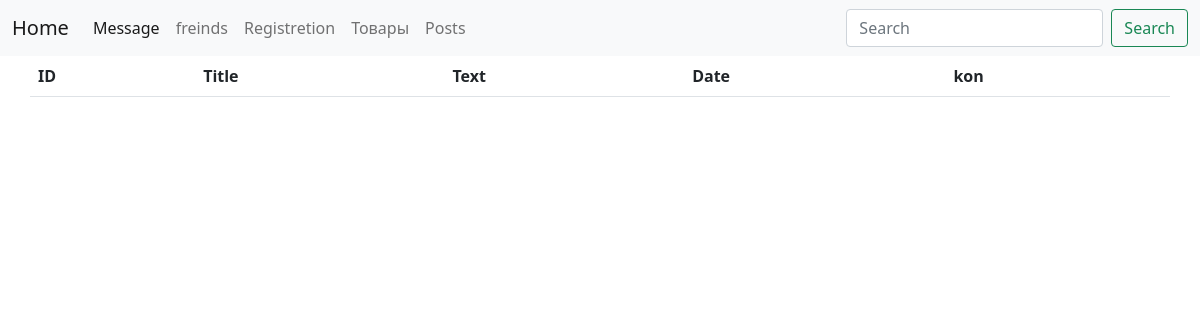
The page /advertisement/ on the database as committed earlier.
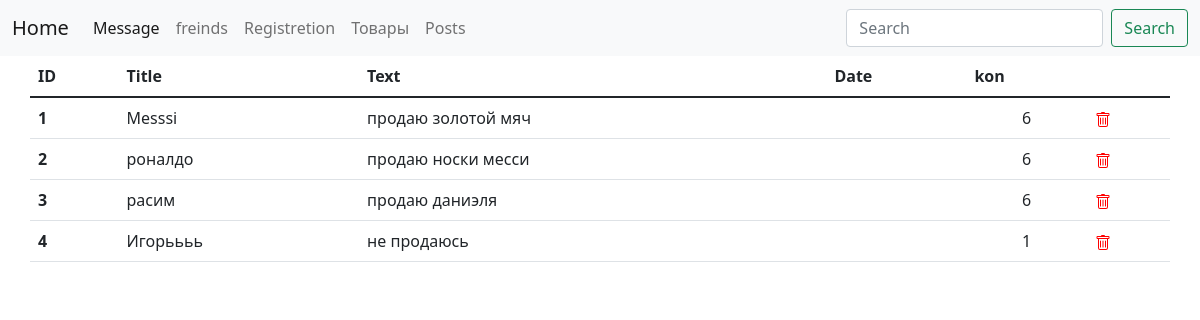
The same page on the database as committed later.
### posts/models.py (models this page shows, shortened)
class Advertisement(models.Model):
	title = models.CharField(max_length = 30)
	text = models.TextField()
	creation_date = models.DateField()
	view_num = models.IntegerField(default=6)

### posts/views.py (the view)
# urls.py: path('advertisement/', views.advertisement, name = 'advertisement'),
def advertisement(request):
	advertisement = Advertisement.objects.all()
	context = {
		'advertisement': advertisement
	}
	return render (request, "posts/advertisement.html", context)

### posts/templates/posts/advertisement.html (shortened to what this page needs)
{% extends "posts/base.html" %}
{% load static %}
{% block content %}
	<div class="container">
		<div class="row mt-05">
			<table class="table">
			  <thead>
			    <tr>
			      <th scope="col">ID</th>
			      <th scope="col">Title</th>
			      <th scope="col">Text</th>
			      <th scope="col">Date</th>
			      <th scope="col">kon</th>
			    </tr>
			  </thead>
			  <tbody>
			  	{% for a in advertisement  %}
			    <tr>
			      <th scope="row">{{ a.id}}</th>
			      <td>{{ a.title}}</td>
			      <td>{{ a.text}}</td>
			      <td>{{ a.publication_date}}</td>
			      <td class="text-center">{{ a.view_num}}</td>
			      <td>
			      	<a href="{% url 'advertisement_delete' a.id %}" class="delete-link">
              		</a>
			      </td>
			    {% endfor %}
			    </tr>
			  </tbody>
			</table>
		</div>
	</div>
{% endblock %}

Rows that differ between the two databases and show on the page:
added Advertisement: id "1", title "Messsi", text "продаю золотой мяч", view_num "6"
added Advertisement: id "2", title "роналдо", text "продаю носки месси", view_num "6"
added Advertisement: id "3", title "расим", text "продаю даниэля", view_num "6"
added Advertisement: id "4", title "Игорьььь", text "не продаюсь", view_num "1"
